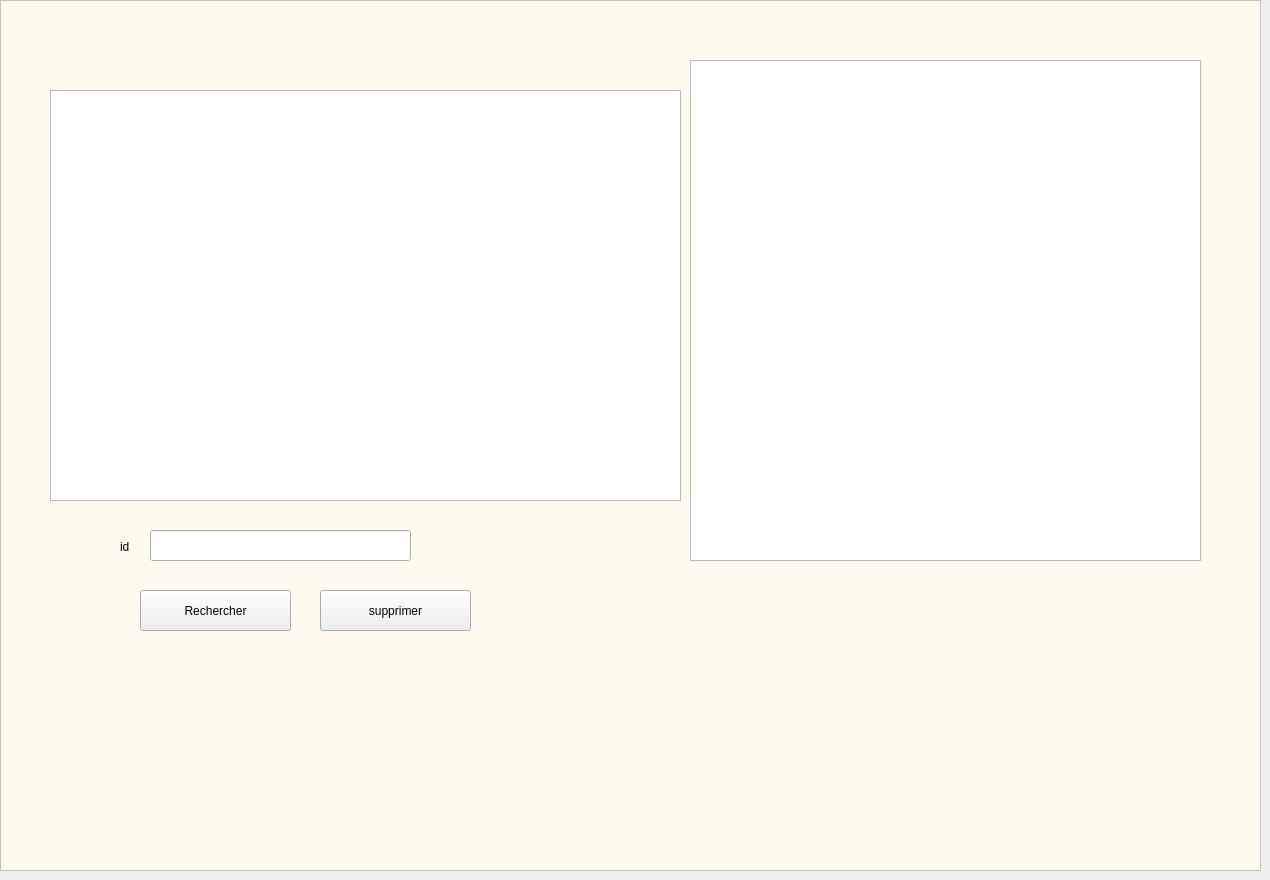
     <widget class="QWidget" name="tab_supprimer_client">
      <attribute name="title">
       <string>supprimer_client</string>
      </attribute>
      <widget class="QLabel" name="label_31">
       <property name="geometry">
        <rect>
         <x>120</x>
         <y>540</y>
         <width>47</width>
         <height>13</height>
        </rect>
       </property>
       <property name="text">
        <string>id</string>
       </property>
      </widget>
      <widget class="QLineEdit" name="lineEdit_9">
       <property name="geometry">
        <rect>
         <x>150</x>
         <y>530</y>
         <width>261</width>
         <height>31</height>
        </rect>
       </property>
      </widget>
      <widget class="QPushButton" name="pushButton">
       <property name="geometry">
        <rect>
         <x>320</x>
         <y>590</y>
         <width>151</width>
         <height>41</height>
        </rect>
       </property>
       <property name="styleSheet">
        <string notr="true">font: 75 11pt &quot;MS Shell Dlg 2&quot;;

border-image: url(:/new/supp2.png);</string>
       </property>
       <property name="text">
        <string>supprimer</string>
       </property>
      </widget>
      <widget class="QPushButton" name="pushButton_3">
       <property name="geometry">
        <rect>
         <x>140</x>
         <y>590</y>
         <width>151</width>
         <height>41</height>
        </rect>
       </property>
       <property name="styleSheet">
        <string notr="true">border-image: url(:/new/cherche2.png);
font: 75 11pt &quot;MS Shell Dlg 2&quot;;</string>
       </property>
       <property name="text">
        <string>Rechercher</string>
       </property>
      </widget>
      <widget class="QGraphicsView" name="graphicsView_19">
       <property name="geometry">
        <rect>
         <x>0</x>
         <y>0</y>
         <width>1261</width>
         <height>871</height>
        </rect>
       </property>
       <property name="styleSheet">
        <string notr="true">
background-color: rgb(255, 250, 238);</string>
       </property>
      </widget>
      <widget class="QGraphicsView" name="graphicsView_8">
       <property name="geometry">
        <rect>
         <x>690</x>
         <y>60</y>
         <width>511</width>
         <height>501</height>
        </rect>
       </property>
       <property name="styleSheet">
        <string notr="true">border-image: url(:/new/logo.png);</string>
       </property>
      </widget>
      <widget class="QTableView" name="tableView_4">
       <property name="geometry">
        <rect>
         <x>50</x>
         <y>90</y>
         <width>631</width>
         <height>411</height>
        </rect>
       </property>
      </widget>
      <widget class="QPushButton" name="pushButton_5">
       <property name="geometry">
        <rect>
         <x>580</x>
         <y>750</y>
         <width>131</width>
         <height>31</height>
        </rect>
       </property>
       <property name="styleSheet">
        <string notr="true">font: 75 11pt &quot;MS Shell Dlg 2&quot;;
border-image: url(:/new/logout.png);</string>
       </property>
       <property name="text">
        <string>trier</string>
       </property>
      </widget>
      <zorder>pushButton_5</zorder>
      <zorder>graphicsView_19</zorder>
      <zorder>label_31</zorder>
      <zorder>lineEdit_9</zorder>
      <zorder>pushButton</zorder>
      <zorder>pushButton_3</zorder>
      <zorder>graphicsView_8</zorder>
      <zorder>tableView_4</zorder>
     </widget>
